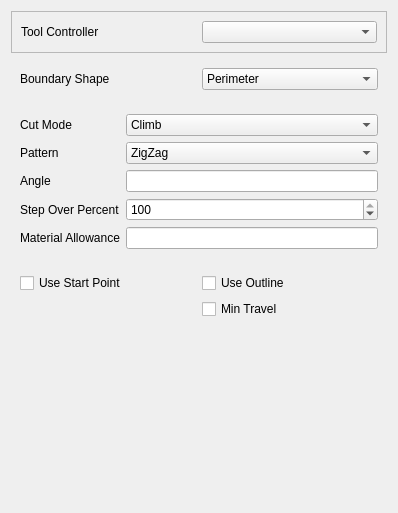
<?xml version="1.0" encoding="UTF-8"?>
<ui version="4.0">
 <class>Form</class>
 <widget class="QWidget" name="Form">
  <property name="geometry">
   <rect>
    <x>0</x>
    <y>0</y>
    <width>398</width>
    <height>513</height>
   </rect>
  </property>
  <property name="windowTitle">
   <string>Form</string>
  </property>
  <layout class="QVBoxLayout" name="verticalLayout">
   <item>
    <widget class="QFrame" name="frame">
     <property name="frameShape">
      <enum>QFrame::StyledPanel</enum>
     </property>
     <property name="frameShadow">
      <enum>QFrame::Raised</enum>
     </property>
     <layout class="QHBoxLayout" name="horizontalLayout">
      <item>
       <widget class="QLabel" name="label">
        <property name="text">
         <string>Tool Controller</string>
        </property>
       </widget>
      </item>
      <item>
       <widget class="QComboBox" name="toolController">
        <property name="toolTip">
         <string>&lt;html&gt;&lt;head/&gt;&lt;body&gt;&lt;p&gt;The tool and its settings to be used for this operation.&lt;/p&gt;&lt;/body&gt;&lt;/html&gt;</string>
        </property>
       </widget>
      </item>
     </layout>
    </widget>
   </item>
   <item>
    <widget class="QWidget" name="facingWidget" native="true">
     <layout class="QGridLayout" name="gridLayout_2">
      <item row="0" column="0">
       <widget class="QLabel" name="label_12">
        <property name="text">
         <string>Boundary Shape</string>
        </property>
       </widget>
      </item>
      <item row="0" column="1">
       <widget class="QComboBox" name="boundaryShape">
        <property name="toolTip">
         <string>&lt;html&gt;&lt;head/&gt;&lt;body&gt;&lt;p&gt;Specify if the facing should be restricted by the actual shape of the selected face (or the part if no face is selected), or if the bounding box should be faced off.&lt;/p&gt;&lt;p&gt;The latter can be used to face of the entire stock area to ensure uniform heights for the following operations.&lt;/p&gt;&lt;/body&gt;&lt;/html&gt;</string>
        </property>
        <item>
         <property name="text">
          <string>Perimeter</string>
         </property>
        </item>
        <item>
         <property name="text">
          <string>Boundbox</string>
         </property>
        </item>
        <item>
         <property name="text">
          <string>Stock</string>
         </property>
        </item>
       </widget>
      </item>
     </layout>
    </widget>
   </item>
   <item>
    <widget class="QWidget" name="widget" native="true">
     <layout class="QFormLayout" name="formLayout">
      <property name="fieldGrowthPolicy">
       <enum>QFormLayout::AllNonFixedFieldsGrow</enum>
      </property>
      <item row="0" column="0">
       <widget class="QLabel" name="label_2">
        <property name="text">
         <string>Cut Mode</string>
        </property>
       </widget>
      </item>
      <item row="0" column="1">
       <widget class="QComboBox" name="cutMode">
        <property name="toolTip">
         <string>&lt;html&gt;&lt;head/&gt;&lt;body&gt;&lt;p&gt;The cutting mode assumes that the cut on one side of the tool bit represents the resulting part and the other side is either already milled away or will be removed later on.&lt;/p&gt;&lt;p&gt;Keeping that in mind climb mode is called when the tool bit is moved into the cut on each rotation, whereas in conventional mode the tool bits rotation and the tools lateral movement are in the same direction.&lt;/p&gt;&lt;/body&gt;&lt;/html&gt;</string>
        </property>
        <item>
         <property name="text">
          <string>Climb</string>
         </property>
        </item>
        <item>
         <property name="text">
          <string>Conventional</string>
         </property>
        </item>
       </widget>
      </item>
      <item row="1" column="0">
       <widget class="QLabel" name="label_3">
        <property name="text">
         <string>Pattern</string>
        </property>
       </widget>
      </item>
      <item row="1" column="1">
       <widget class="QComboBox" name="offsetPattern">
        <property name="toolTip">
         <string>&lt;html&gt;&lt;head/&gt;&lt;body&gt;&lt;p&gt;Pattern the tool bit is moved in to clear the material.&lt;/p&gt;&lt;/body&gt;&lt;/html&gt;</string>
        </property>
        <item>
         <property name="text">
          <string>ZigZag</string>
         </property>
        </item>
        <item>
         <property name="text">
          <string>Offset</string>
         </property>
        </item>
        <item>
         <property name="text">
          <string>Spiral</string>
         </property>
        </item>
        <item>
         <property name="text">
          <string>ZigZagOffset</string>
         </property>
        </item>
        <item>
         <property name="text">
          <string>Line</string>
         </property>
        </item>
        <item>
         <property name="text">
          <string>Grid</string>
         </property>
        </item>
        <item>
         <property name="text">
          <string>Triangle</string>
         </property>
        </item>
       </widget>
      </item>
      <item row="2" column="0">
       <widget class="QLabel" name="label_4">
        <property name="text">
         <string>Angle</string>
        </property>
       </widget>
      </item>
      <item row="2" column="1">
       <widget class="Gui::InputField" name="zigZagAngle">
        <property name="toolTip">
         <string>&lt;html&gt;&lt;head/&gt;&lt;body&gt;&lt;p&gt;Angle in which the pattern is applied.&lt;/p&gt;&lt;/body&gt;&lt;/html&gt;</string>
        </property>
       </widget>
      </item>
      <item row="3" column="0">
       <widget class="QLabel" name="label_6">
        <property name="text">
         <string>Step Over Percent</string>
        </property>
       </widget>
      </item>
      <item row="3" column="1">
       <widget class="QSpinBox" name="stepOverPercent">
        <property name="toolTip">
         <string>&lt;html&gt;&lt;head/&gt;&lt;body&gt;&lt;p&gt;The amount by which the tool is laterally displaced on each cycle of the pattern, specified in percent of the tool diameter.&lt;/p&gt;&lt;p&gt;A step over of 100% results in no overlap between two different cycles.&lt;/p&gt;&lt;/body&gt;&lt;/html&gt;</string>
        </property>
        <property name="minimum">
         <number>1</number>
        </property>
        <property name="maximum">
         <number>100</number>
        </property>
        <property name="singleStep">
         <number>10</number>
        </property>
        <property name="value">
         <number>100</number>
        </property>
       </widget>
      </item>
      <item row="4" column="0">
       <widget class="QLabel" name="extraOffsetLabel">
        <property name="text">
         <string>Material Allowance</string>
        </property>
       </widget>
      </item>
      <item row="4" column="1">
       <widget class="Gui::InputField" name="extraOffset">
        <property name="toolTip">
         <string>&lt;html&gt;&lt;head/&gt;&lt;body&gt;&lt;p&gt;The amount of material that should be left by this operation in relation to the target shape.&lt;/p&gt;&lt;/body&gt;&lt;/html&gt;</string>
        </property>
       </widget>
      </item>
     </layout>
    </widget>
   </item>
   <item>
    <widget class="QWidget" name="pocketWidget" native="true">
     <layout class="QGridLayout" name="gridLayout">
      <item row="2" column="1">
       <widget class="QCheckBox" name="minTravel">
        <property name="text">
         <string>Min Travel</string>
        </property>
       </widget>
      </item>
      <item row="1" column="1">
       <widget class="QCheckBox" name="useOutline">
        <property name="toolTip">
         <string>&lt;html&gt;&lt;head/&gt;&lt;body&gt;&lt;p&gt;If selected the operation uses the outline of the selected base geometry and ignores all holes and islands.&lt;/p&gt;&lt;/body&gt;&lt;/html&gt;</string>
        </property>
        <property name="text">
         <string>Use Outline</string>
        </property>
       </widget>
      </item>
      <item row="1" column="0">
       <widget class="QCheckBox" name="useStartPoint">
        <property name="toolTip">
         <string>&lt;html&gt;&lt;head/&gt;&lt;body&gt;&lt;p&gt;Specify if this operation uses a starting point.&lt;/p&gt;&lt;/body&gt;&lt;/html&gt;</string>
        </property>
        <property name="text">
         <string>Use Start Point</string>
        </property>
       </widget>
      </item>
     </layout>
    </widget>
   </item>
   <item>
    <spacer name="verticalSpacer_2">
     <property name="orientation">
      <enum>Qt::Vertical</enum>
     </property>
     <property name="sizeHint" stdset="0">
      <size>
       <width>20</width>
       <height>40</height>
      </size>
     </property>
    </spacer>
   </item>
  </layout>
 </widget>
 <customwidgets>
  <customwidget>
   <class>Gui::InputField</class>
   <extends>QLineEdit</extends>
   <header>Gui/InputField.h</header>
  </customwidget>
 </customwidgets>
 <resources/>
 <connections/>
</ui>
